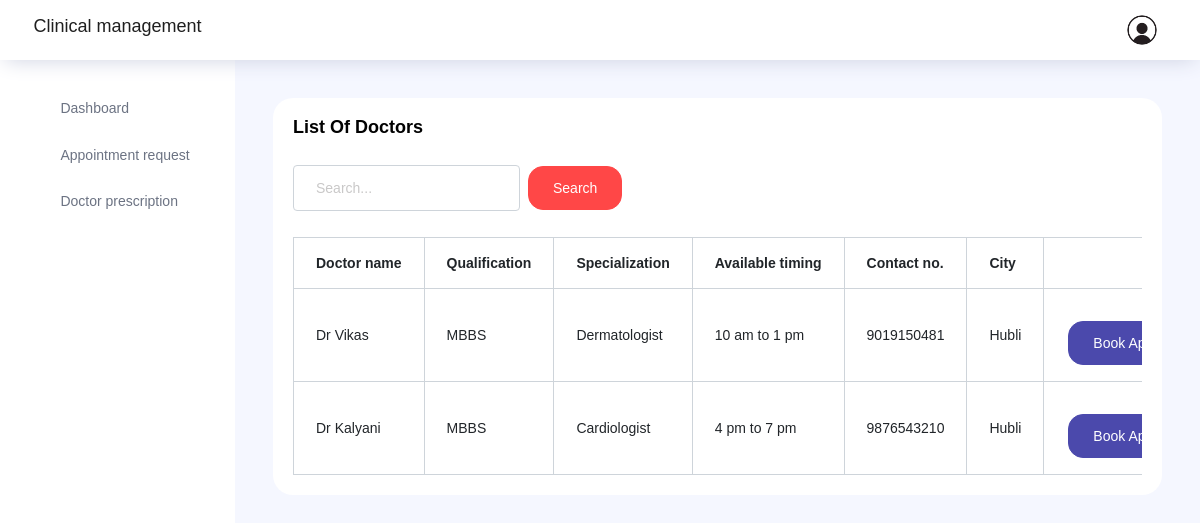
The page /doctor_appo/2 on the database its author committed.
### users/models.py (models this page shows)
class NewUser(AbstractUser):
    user_type = models.CharField(max_length=100, default='patient')
    phone_no = models.CharField(max_length=100, default='employee')
    address = models.CharField(max_length=100, default='employee')
    city = models.CharField(max_length=100, default='employee')
    qualification=models.CharField(max_length=100, default=' ')
    specialization=models.CharField(max_length=100, default=' ')
    available_timings=models.CharField(max_length=100, default=' ')
    added_by=models.CharField(max_length=100, default=' ')

### users/views.py (the view, shortened to what this page needs)
# urls.py: path('doctor_appo/<int:id>',views.doctor_appo, name="doctor_appo"),
def doctor_appo(request, id):
    patient_id = request.user.id
    clinic_id = id
    doctors = NewUser.objects.filter(user_type='doctor', added_by=id)
    print(patient_id, clinic_id)
    return render(request, 'doctor_appo.html', {'doctors': doctors})

### users/templates/doctor_appo.html (shortened to what this page needs)
{% extends 'base2.html' %}
{% block content %}
<div class="main-panel">
    <div class="content-wrapper">
        <div class="row">
<div class="col-lg-12 grid-margin stretch-card">
    <div class="card">
      <div class="card-body">
        <h4 class="card-title">List of doctors</h4>
        <div class="header-container">
          <div class="search-container">
            <form id="searchForm" method="get" action="" class="form-inline">
              <div class="form-group">
                <input type="text" name="search" class="form-control mr-2" placeholder="Search..." value="{{ search_query }}">
                <button type="submit" class="btn btn-danger">Search</button>
              </div>
            </form>
          </div>
        </div>
        <div class="table-responsive pt-3">
          <table class="table table-bordered">
            <thead>
              <tr>
                <th>Doctor name</th>
                <th>Qualification</th>
                <th>Specialization</th>
                <th>Available timing</th>
                <th>Contact no.</th>
                <th>City</th>
                <th></th>
              </tr>
            </thead>
            <tbody>
              {% for x in doctors %}
                <tr>
                  <td>{{ x.first_name }}</td>
                  <td>{{ x.qualification }}</td>
                  <td>{{ x.specialization }}</td>
                  <td>{{ x.available_timings }}</td>
                  <td>{{ x.phone_no }}</td>
                  <td>{{ x.city }}</td>
                  <td class="px-4 py-3">
                    <a href="/doctor_appo/{{x.id}}">
                        <button class="btn btn-primary mt-3">Book Appointment</button></a>
                </td>
                </tr>
              {% endfor %}
            </tbody>
          </table>
        </div>
      </div>
    </div>
  </div>
</div>
</div>
</div>
{% endblock %}

### users/templates/doctor_appo.html (style rules this page uses)
.header-container { display: flex; justify-content: space-between; align-items: center; padding: 10px 0; }
.search-container, .filter-container { display: flex; align-items: center; }
.search-container .form-control { margin-right: 10px; }

### rows shown on the page
NewUser: first_name "Dr Vikas", qualification "MBBS", specialization "Dermatologist", available_timings "10 am to 1 pm", phone_no "9019150481", city "Hubli"
NewUser: first_name "Dr Kalyani", qualification "MBBS", specialization "Cardiologist", available_timings "4 pm to 7 pm", phone_no "9876543210", city "Hubli"
